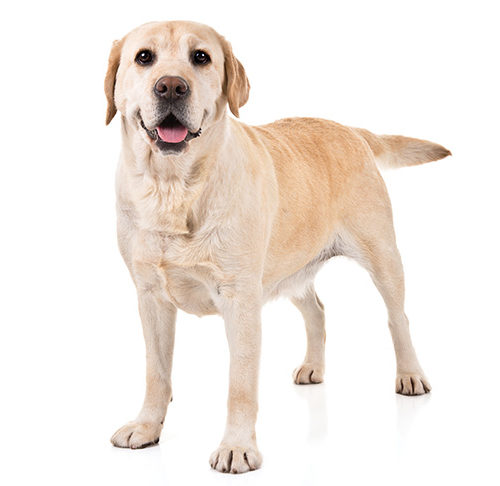
#> input picture dog.jpg, 500 x 486 px
$ python swapping.py
#> lines starting #> are read from the running program, lines starting #| are printed output that depends on the picture; after the words box and inside, x2 and y2 are one past the last pixel; in counts of white or black regions, pixels touching at a corner belong together
import cv2
photo1=cv2.imread("dog.jpg")
#> photo1 is the input picture: shape (486, 500, 3); mean B, G, R 228, 234.4, 242.4
photo2=cv2.imread("cat1.jpg")
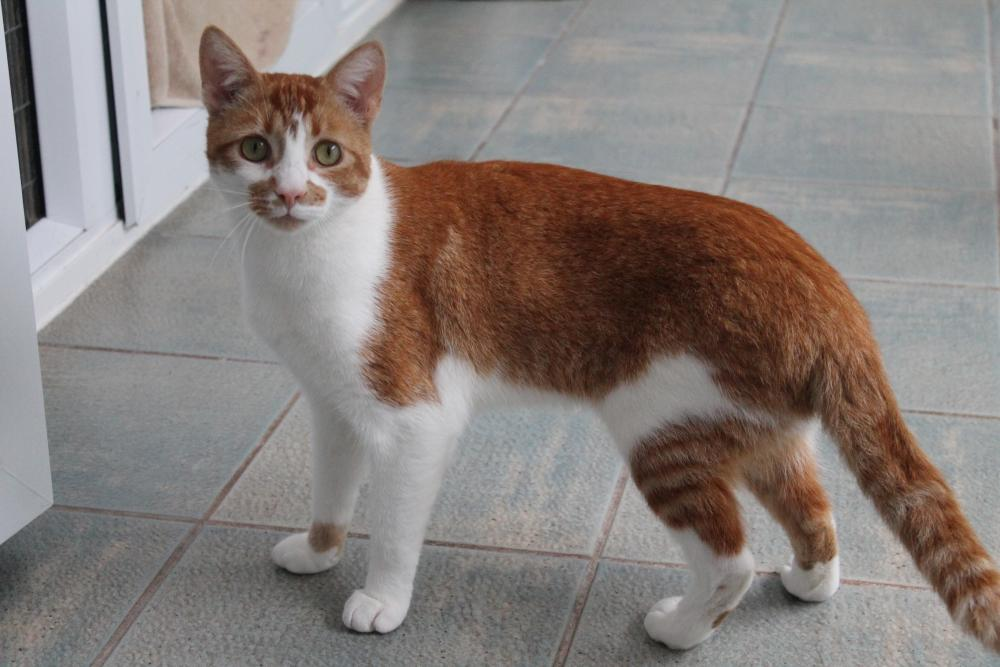
#> input picture cat1.jpg, 1000 x 667 px
#> photo2 is the input picture: shape (667, 1000, 3); mean B, G, R 122.9, 126.6, 135

cv2.imshow("dog",photo1)
cv2.waitKey()
cv2.destroyAllWindows()

cv2.imshow("cat",photo2)
cv2.waitKey()
cv2.destroyAllWindows()

photo1.shape
photo2.shape

temp1=photo1[10:190,95:265].copy()
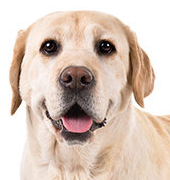
#> temp1: shape (180, 170, 3); mean B, G, R 186.6, 198.7, 216.9
temp2=photo2[50:230,205:375].copy()
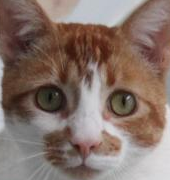
#> temp2: shape (180, 170, 3); mean B, G, R 104.5, 112.7, 131.9

photo1[10:190,95:265]=temp2
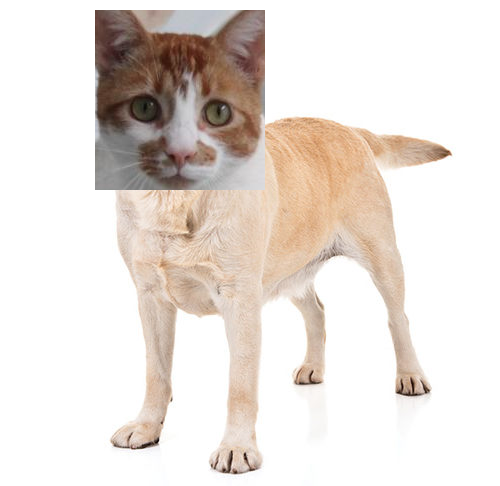
#> photo1: shape (486, 500, 3); 12.59% of pixels changed, all inside (x1, y1, x2, y2) = (95, 10, 265, 190)
photo2[50:230,205:375]=temp1
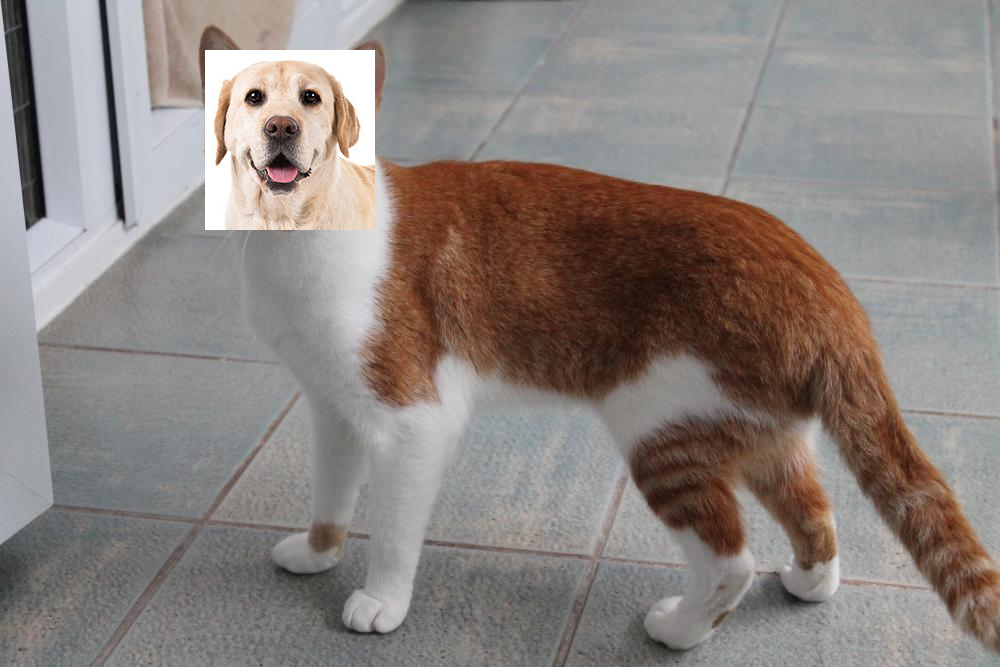
#> photo2: shape (667, 1000, 3); 4.59% of pixels changed, all inside (x1, y1, x2, y2) = (205, 50, 375, 230)

cv2.imshow("swap1",photo1)
cv2.waitKey()
cv2.destroyAllWindows()

cv2.imshow("swap2",photo2)
cv2.waitKey()
cv2.destroyAllWindows()
